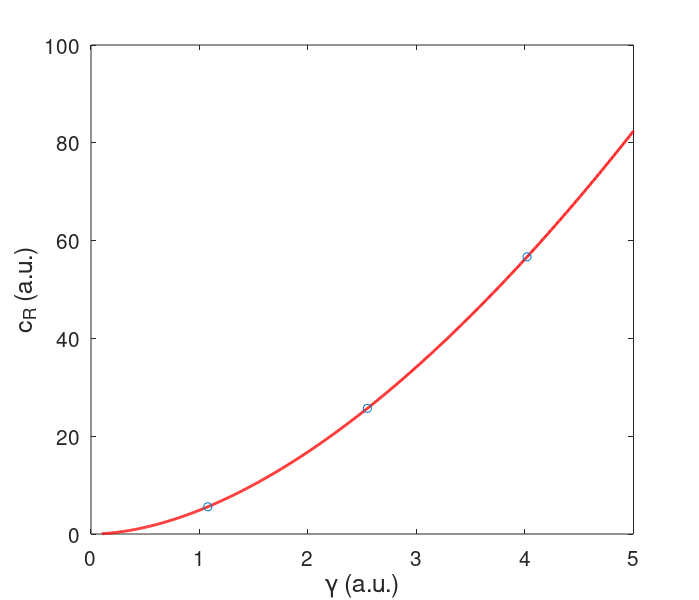
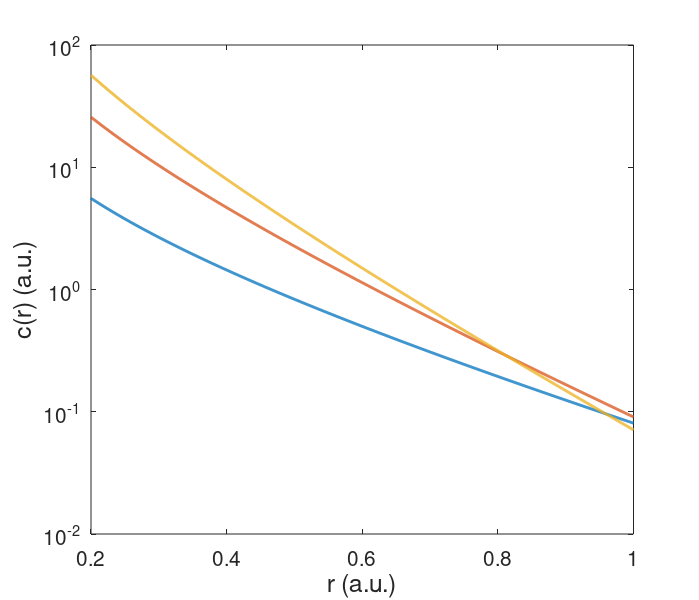

Here is the MATLAB script that generated these plots, in order:
% Compare the stationary state diffusion solution for changes in
% degradation
clear variables
close all

R = 0.2;
eta = 2;
D = 0.1;
i = [200, 500, 800];
gamma = linspace(0.1, 5, 1000);
lambda = sqrt(D./gamma);
cR = eta* gamma/4/pi/R./lambda./(lambda + R);

h1 = figure(1);
plot(gamma, cR, 'r', 'LineWidth', 2)
hold on
scatter(gamma(i), cR(i), 'bx')
hold off
set(gca, 'FontSize', 15)
ylabel('c_R (a.u.)', 'FontSize', 18)
xlabel('\gamma (a.u.)', 'FontSize', 18)

set(h1,'Units','Inches');
set(h1, 'Position', [0 0 7 6 ])
pos = get(h1,'Position');
set(h1,'PaperPositionMode','Auto','PaperUnits','Inches','PaperSize',[pos(3), pos(4)])
fig_file = fullfile(pwd, 'figures', 'cR_gamma');
print(h1, fig_file,'-dpdf','-r0')

r = linspace(R, 5*R, 1000);
h2 = figure(2);
for k = 1:numel(i)
    out(k,:) = cR(i(k))*R*exp((R-r)/lambda(i(k)))./r;
end    
plot(r, out, 'LineWidth', 2)
set(gca, 'yscale', 'log', 'FontSize', 15)
ylabel('c(r) (a.u.)', 'FontSize', 18)
xlabel('r (a.u.)', 'FontSize', 18)

set(h2,'Units','Inches');
set(h2, 'Position', [0 0 7 6 ])
pos = get(h2,'Position');
set(h2,'PaperPositionMode','Auto','PaperUnits','Inches','PaperSize',[pos(3), pos(4)])
fig_file = fullfile(pwd, 'figures', 'cR_gamma_cofr');
print(h2, fig_file,'-dpdf','-r0')
